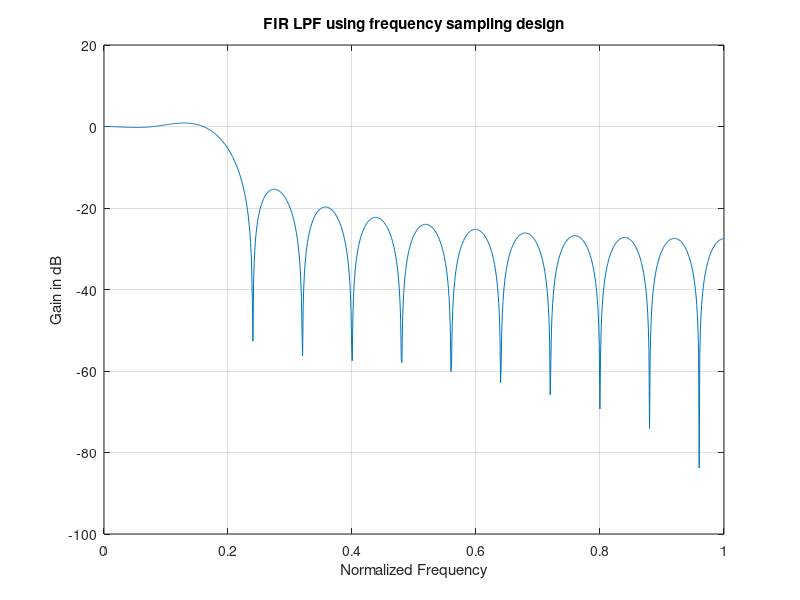

Write the MATLAB code that produced this figure.
clc;
clear all;
close all;

M = 25;
alpha = (M-1)/2;
Hrs = [1,1,1,zeros(1,20),1,1];
k1 = 0: floor((M-1)/2);
k2 = floor((M-1)/2)+1:M-1;
angH = [-alpha*(2*pi)*k1/M, alpha*(2*pi)*(M-k2)/M];
H = Hrs.*exp(1i*angH);
h = real(ifft(H,M));
[H,W]=freqz([h],1,1024);

plot(W/pi,20*log10(abs(H))), zoom on, grid on;
title('FIR LPF using frequency sampling design');
xlabel('Normalized Frequency'), ylabel('Gain in dB');
